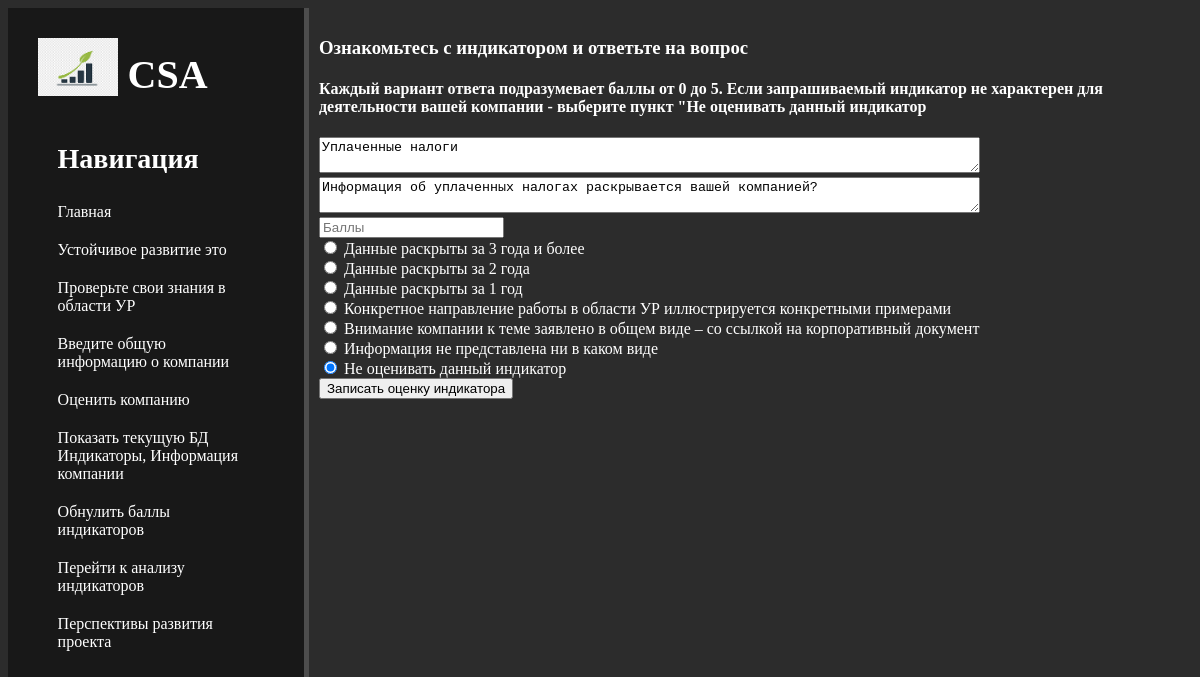
Page /csa/3/update/ on the earlier database version.
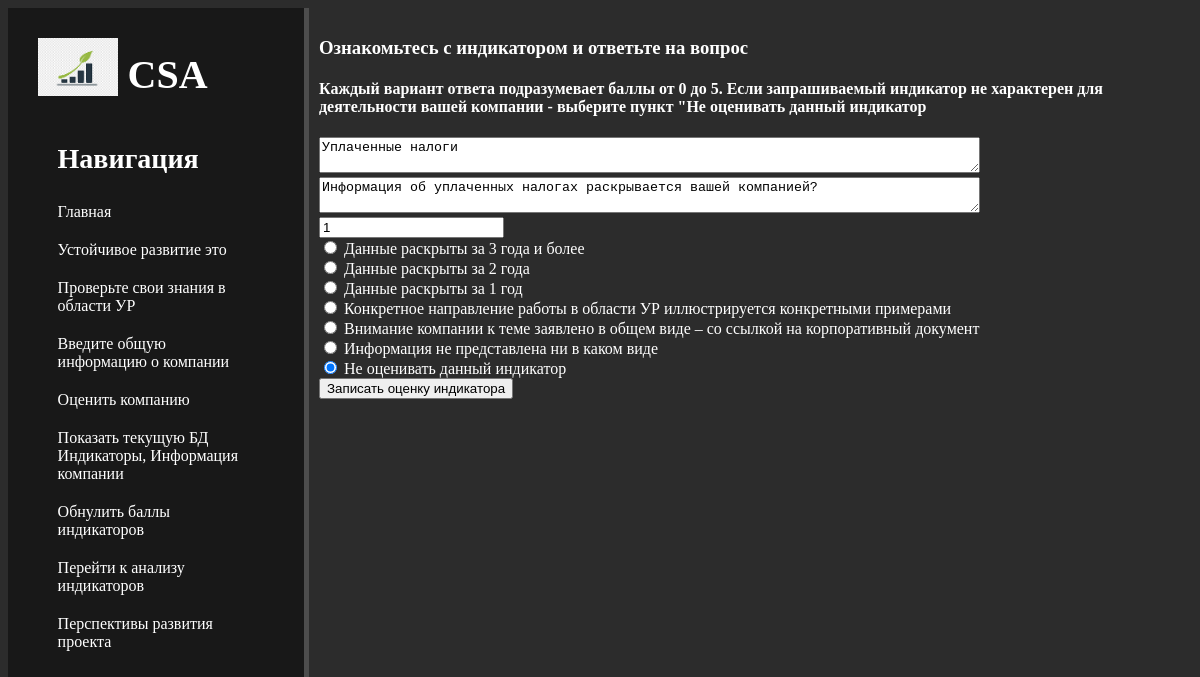
Same page on the later database version.
### csa_app/models.py (models this page shows, shortened)
class Indicators(models.Model):
    indicator = models.CharField( max_length=500)
    question = models.CharField( max_length=500)
    points = models.IntegerField(null=True, blank=True)
    indicator_values = models.CharField(max_length=1000,blank=True)

### csa_app/views.py (the view)
# urls.py: path('<int:pk>/update/', csa_app_views.IndicatorsUpdateView.as_view(), name='indicators_update'),
class IndicatorsUpdateView(UpdateView):
    model = Indicators
    template_name = 'csa_app/evaluate_indicators.html'
    form_class = IndicatorsForm

### csa_app/forms.py
class IndicatorsForm(ModelForm):
    class Meta():
        model = Indicators
        fields = ['indicator','question','points']
        widgets= {
            'indicator': Textarea(attrs={
                'class': 'form-control',
                'placeholder': 'Индикатор',
                'rows': 2,
                'cols': 80,
            }),
            'question': Textarea(attrs={
                'class': 'form-control',
                'placeholder': 'Вопрос',
                'rows': 2,
                'cols':80,
            }),
            'points': NumberInput(attrs={
                'class': 'form-control',
                'placeholder': 'Баллы'
            }),
        }

### csa_app/templates/csa_app/evaluate_indicators.html (shortened to what this page needs)
{% extends 'csa_app/base.html' %}
{% load static %}
{% block css_additional %}
<link rel="stylesheet" href="{% static 'csa_app/css/csa_app_base.css' %}">
<link rel="stylesheet" ref='https://use.fontawesome.com/releases/v5.8.2/css/all.css'>
{% endblock%}
{% block content %}
    <div class="features">
        <h3> Ознакомьтесь с индикатором и ответьте на вопрос </h3>
        <h4> Каждый вариант ответа подразумевает баллы от 0 до 5. Если запрашиваемый индикатор не характерен для деятельности вашей компании - выберите пункт "Не оценивать
        данный индикатор </h4>
        <form method="post" >
            <div class="visual">
                {{ form.indicator }} <br>
                {{ form.question }} <br>
                {{ form.points }} <br>
            </div>
            <input type="radio" name="points" value="5" checked> Данные раскрыты за 3 года и более <br>
            <input type="radio" name="points" value="4" checked> Данные раскрыты за 2 года <br>
            <input type="radio" name="points" value="3" checked> Данные раскрыты за 1 год <br>
            <input type="radio" name="points" value="2" checked> Конкретное направление работы в области УР
            иллюстрируется конкретными примерами <br>
            <input type="radio" name="points" value="1" checked> Внимание компании к теме заявлено в общем виде – со
            ссылкой на корпоративный документ <br>
            <input type="radio" name="points" value="0" checked> Информация не представлена ни в каком виде<br>
            <input type="radio" name="points" value="" checked> Не оценивать данный индикатор<br>
            <button class='btn btn-success' type="submit"> Записать оценку индикатора </button>
        </form>
    </div>
{% endblock %}

Differences in the rows shown:
changed Indicators "Уплаченные налоги": points (not shown) → "1"
